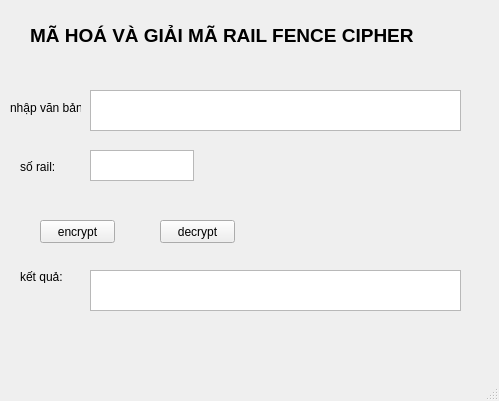
<?xml version="1.0" encoding="UTF-8"?>
<ui version="4.0">
 <class>MainWindow</class>
 <widget class="QMainWindow" name="MainWindow">
  <property name="geometry">
   <rect>
    <x>0</x>
    <y>0</y>
    <width>499</width>
    <height>401</height>
   </rect>
  </property>
  <property name="windowTitle">
   <string>MainWindow</string>
  </property>
  <widget class="QWidget" name="centralwidget">
   <widget class="QLabel" name="label">
    <property name="geometry">
     <rect>
      <x>30</x>
      <y>10</y>
      <width>411</width>
      <height>51</height>
     </rect>
    </property>
    <property name="font">
     <font>
      <pointsize>14</pointsize>
      <weight>75</weight>
      <bold>true</bold>
     </font>
    </property>
    <property name="text">
     <string>MÃ HOÁ VÀ GIẢI MÃ RAIL FENCE CIPHER</string>
    </property>
   </widget>
   <widget class="QPlainTextEdit" name="txtInput">
    <property name="geometry">
     <rect>
      <x>90</x>
      <y>90</y>
      <width>371</width>
      <height>41</height>
     </rect>
    </property>
   </widget>
   <widget class="QLabel" name="label_2">
    <property name="geometry">
     <rect>
      <x>20</x>
      <y>100</y>
      <width>47</width>
      <height>13</height>
     </rect>
    </property>
    <property name="text">
     <string/>
    </property>
   </widget>
   <widget class="QLabel" name="label_3">
    <property name="geometry">
     <rect>
      <x>10</x>
      <y>100</y>
      <width>71</width>
      <height>16</height>
     </rect>
    </property>
    <property name="text">
     <string>nhập văn bản:</string>
    </property>
   </widget>
   <widget class="QLabel" name="label_4">
    <property name="geometry">
     <rect>
      <x>20</x>
      <y>160</y>
      <width>47</width>
      <height>13</height>
     </rect>
    </property>
    <property name="text">
     <string>số rail:</string>
    </property>
   </widget>
   <widget class="QPlainTextEdit" name="txtRails">
    <property name="geometry">
     <rect>
      <x>90</x>
      <y>150</y>
      <width>104</width>
      <height>31</height>
     </rect>
    </property>
   </widget>
   <widget class="QPushButton" name="btnEncrypt">
    <property name="geometry">
     <rect>
      <x>40</x>
      <y>220</y>
      <width>75</width>
      <height>23</height>
     </rect>
    </property>
    <property name="text">
     <string>encrypt</string>
    </property>
   </widget>
   <widget class="QPushButton" name="btnDecrypt">
    <property name="geometry">
     <rect>
      <x>160</x>
      <y>220</y>
      <width>75</width>
      <height>23</height>
     </rect>
    </property>
    <property name="text">
     <string>decrypt</string>
    </property>
   </widget>
   <widget class="QLabel" name="label_5">
    <property name="geometry">
     <rect>
      <x>20</x>
      <y>270</y>
      <width>47</width>
      <height>13</height>
     </rect>
    </property>
    <property name="text">
     <string>kết quả:</string>
    </property>
   </widget>
   <widget class="QPlainTextEdit" name="txtOutput">
    <property name="geometry">
     <rect>
      <x>90</x>
      <y>270</y>
      <width>371</width>
      <height>41</height>
     </rect>
    </property>
   </widget>
  </widget>
  <widget class="QMenuBar" name="menubar">
   <property name="geometry">
    <rect>
     <x>0</x>
     <y>0</y>
     <width>499</width>
     <height>21</height>
    </rect>
   </property>
  </widget>
  <widget class="QStatusBar" name="statusbar"/>
 </widget>
 <resources/>
 <connections/>
</ui>
